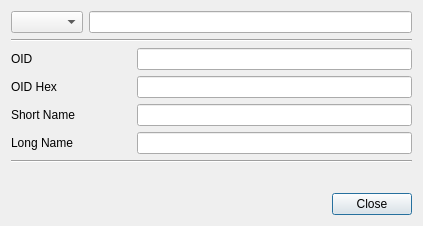
<?xml version="1.0" encoding="UTF-8"?>
<ui version="4.0">
 <class>OIDInfoDlg</class>
 <widget class="QDialog" name="OIDInfoDlg">
  <property name="geometry">
   <rect>
    <x>0</x>
    <y>0</y>
    <width>423</width>
    <height>226</height>
   </rect>
  </property>
  <property name="windowTitle">
   <string>OID Information</string>
  </property>
  <layout class="QGridLayout" name="gridLayout">
   <item row="3" column="0">
    <layout class="QHBoxLayout" name="horizontalLayout_4">
     <item>
      <widget class="QLabel" name="label_2">
       <property name="minimumSize">
        <size>
         <width>120</width>
         <height>0</height>
        </size>
       </property>
       <property name="text">
        <string>OID Hex</string>
       </property>
      </widget>
     </item>
     <item>
      <widget class="QLineEdit" name="mOIDHexText"/>
     </item>
    </layout>
   </item>
   <item row="9" column="0">
    <layout class="QHBoxLayout" name="horizontalLayout_2">
     <item>
      <spacer name="horizontalSpacer">
       <property name="orientation">
        <enum>Qt::Horizontal</enum>
       </property>
       <property name="sizeHint" stdset="0">
        <size>
         <width>40</width>
         <height>20</height>
        </size>
       </property>
      </spacer>
     </item>
     <item>
      <widget class="QPushButton" name="mCloseBtn">
       <property name="text">
        <string>Close</string>
       </property>
      </widget>
     </item>
    </layout>
   </item>
   <item row="4" column="0">
    <layout class="QHBoxLayout" name="horizontalLayout_5">
     <item>
      <widget class="QLabel" name="label_3">
       <property name="minimumSize">
        <size>
         <width>120</width>
         <height>0</height>
        </size>
       </property>
       <property name="text">
        <string>Short Name</string>
       </property>
      </widget>
     </item>
     <item>
      <widget class="QLineEdit" name="mSNText"/>
     </item>
    </layout>
   </item>
   <item row="7" column="0">
    <widget class="Line" name="line">
     <property name="orientation">
      <enum>Qt::Horizontal</enum>
     </property>
    </widget>
   </item>
   <item row="5" column="0">
    <layout class="QHBoxLayout" name="horizontalLayout_6">
     <item>
      <widget class="QLabel" name="label_4">
       <property name="minimumSize">
        <size>
         <width>120</width>
         <height>0</height>
        </size>
       </property>
       <property name="text">
        <string>Long Name</string>
       </property>
      </widget>
     </item>
     <item>
      <widget class="QLineEdit" name="mLNText"/>
     </item>
    </layout>
   </item>
   <item row="0" column="0">
    <layout class="QHBoxLayout" name="horizontalLayout">
     <item>
      <widget class="QComboBox" name="mInputTypeCombo"/>
     </item>
     <item>
      <widget class="QLineEdit" name="mInputText">
       <property name="minimumSize">
        <size>
         <width>240</width>
         <height>0</height>
        </size>
       </property>
      </widget>
     </item>
    </layout>
   </item>
   <item row="1" column="0">
    <widget class="Line" name="line_2">
     <property name="orientation">
      <enum>Qt::Horizontal</enum>
     </property>
    </widget>
   </item>
   <item row="2" column="0">
    <layout class="QHBoxLayout" name="horizontalLayout_3">
     <item>
      <widget class="QLabel" name="label">
       <property name="minimumSize">
        <size>
         <width>120</width>
         <height>0</height>
        </size>
       </property>
       <property name="text">
        <string>OID</string>
       </property>
      </widget>
     </item>
     <item>
      <widget class="QLineEdit" name="mOIDText"/>
     </item>
    </layout>
   </item>
   <item row="8" column="0">
    <spacer name="verticalSpacer">
     <property name="orientation">
      <enum>Qt::Vertical</enum>
     </property>
     <property name="sizeHint" stdset="0">
      <size>
       <width>20</width>
       <height>40</height>
      </size>
     </property>
    </spacer>
   </item>
  </layout>
 </widget>
 <resources/>
 <connections/>
</ui>
